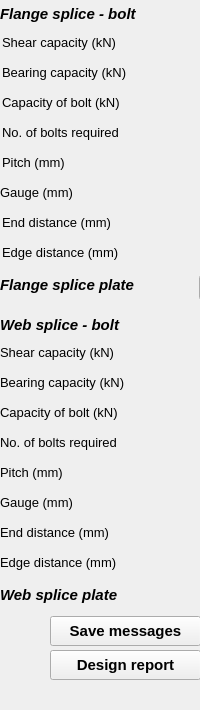
  <widget class="QDockWidget" name="outputDock">
   <property name="sizePolicy">
    <sizepolicy hsizetype="Preferred" vsizetype="Preferred">
     <horstretch>0</horstretch>
     <verstretch>0</verstretch>
    </sizepolicy>
   </property>
   <property name="minimumSize">
    <size>
     <width>125</width>
     <height>710</height>
    </size>
   </property>
   <property name="maximumSize">
    <size>
     <width>310</width>
     <height>710</height>
    </size>
   </property>
   <property name="font">
    <font>
     <family>Arial</family>
     <pointsize>11</pointsize>
     <weight>75</weight>
     <bold>true</bold>
    </font>
   </property>
   <property name="windowTitle">
    <string>Output dock</string>
   </property>
   <attribute name="dockWidgetArea">
    <number>2</number>
   </attribute>
   <widget class="QWidget" name="dockWidgetContents_2">
    <widget class="QLineEdit" name="txt_noBolts">
     <property name="geometry">
      <rect>
       <x>202</x>
       <y>120</y>
       <width>100</width>
       <height>25</height>
      </rect>
     </property>
     <property name="font">
      <font>
       <pointsize>10</pointsize>
       <weight>50</weight>
       <bold>false</bold>
      </font>
     </property>
     <property name="readOnly">
      <bool>true</bool>
     </property>
    </widget>
    <widget class="QLabel" name="t_7">
     <property name="geometry">
      <rect>
       <x>2</x>
       <y>120</y>
       <width>191</width>
       <height>25</height>
      </rect>
     </property>
     <property name="font">
      <font>
       <pointsize>10</pointsize>
       <weight>50</weight>
       <bold>false</bold>
      </font>
     </property>
     <property name="text">
      <string>No. of bolts required</string>
     </property>
    </widget>
    <widget class="QLineEdit" name="txt_pitch">
     <property name="geometry">
      <rect>
       <x>202</x>
       <y>150</y>
       <width>100</width>
       <height>25</height>
      </rect>
     </property>
     <property name="font">
      <font>
       <pointsize>10</pointsize>
       <weight>50</weight>
       <bold>false</bold>
      </font>
     </property>
     <property name="readOnly">
      <bool>true</bool>
     </property>
    </widget>
    <widget class="QLineEdit" name="txt_bearCapacity">
     <property name="geometry">
      <rect>
       <x>202</x>
       <y>60</y>
       <width>100</width>
       <height>25</height>
      </rect>
     </property>
     <property name="font">
      <font>
       <pointsize>10</pointsize>
       <weight>50</weight>
       <bold>false</bold>
      </font>
     </property>
     <property name="focusPolicy">
      <enum>Qt::StrongFocus</enum>
     </property>
     <property name="readOnly">
      <bool>true</bool>
     </property>
    </widget>
    <widget class="QLabel" name="label_153">
     <property name="geometry">
      <rect>
       <x>2</x>
       <y>210</y>
       <width>179</width>
       <height>25</height>
      </rect>
     </property>
     <property name="font">
      <font>
       <pointsize>10</pointsize>
       <weight>50</weight>
       <bold>false</bold>
      </font>
     </property>
     <property name="text">
      <string>End distance (mm)</string>
     </property>
    </widget>
    <widget class="QLabel" name="label_154">
     <property name="geometry">
      <rect>
       <x>2</x>
       <y>150</y>
       <width>130</width>
       <height>25</height>
      </rect>
     </property>
     <property name="font">
      <font>
       <pointsize>10</pointsize>
       <weight>50</weight>
       <bold>false</bold>
      </font>
     </property>
     <property name="text">
      <string>Pitch (mm)</string>
     </property>
    </widget>
    <widget class="QLineEdit" name="txt_edgeDist">
     <property name="geometry">
      <rect>
       <x>202</x>
       <y>240</y>
       <width>100</width>
       <height>25</height>
      </rect>
     </property>
     <property name="font">
      <font>
       <pointsize>10</pointsize>
       <weight>50</weight>
       <bold>false</bold>
      </font>
     </property>
     <property name="readOnly">
      <bool>true</bool>
     </property>
    </widget>
    <widget class="QLabel" name="label_155">
     <property name="geometry">
      <rect>
       <x>2</x>
       <y>240</y>
       <width>179</width>
       <height>25</height>
      </rect>
     </property>
     <property name="font">
      <font>
       <pointsize>10</pointsize>
       <weight>50</weight>
       <bold>false</bold>
      </font>
     </property>
     <property name="text">
      <string>Edge distance (mm)</string>
     </property>
    </widget>
    <widget class="QLineEdit" name="txt_endDist">
     <property name="geometry">
      <rect>
       <x>202</x>
       <y>210</y>
       <width>100</width>
       <height>25</height>
      </rect>
     </property>
     <property name="font">
      <font>
       <pointsize>10</pointsize>
       <weight>50</weight>
       <bold>false</bold>
      </font>
     </property>
     <property name="readOnly">
      <bool>true</bool>
     </property>
    </widget>
    <widget class="QLabel" name="label_157">
     <property name="geometry">
      <rect>
       <x>0</x>
       <y>-1</y>
       <width>169</width>
       <height>31</height>
      </rect>
     </property>
     <property name="font">
      <font>
       <pointsize>11</pointsize>
       <weight>50</weight>
       <italic>true</italic>
       <bold>false</bold>
       <underline>false</underline>
       <kerning>false</kerning>
      </font>
     </property>
     <property name="text">
      <string>&lt;html&gt;&lt;head/&gt;&lt;body&gt;&lt;p&gt;&lt;span style=&quot; font-weight:600;&quot;&gt;Flange splice - bolt&lt;/span&gt;&lt;/p&gt;&lt;/body&gt;&lt;/html&gt;</string>
     </property>
    </widget>
    <widget class="QLabel" name="label_158">
     <property name="geometry">
      <rect>
       <x>2</x>
       <y>60</y>
       <width>179</width>
       <height>25</height>
      </rect>
     </property>
     <property name="font">
      <font>
       <pointsize>10</pointsize>
       <weight>50</weight>
       <bold>false</bold>
      </font>
     </property>
     <property name="text">
      <string>&lt;html&gt;&lt;head/&gt;&lt;body&gt;&lt;p&gt;Bearing capacity (kN)&lt;/p&gt;&lt;/body&gt;&lt;/html&gt;</string>
     </property>
    </widget>
    <widget class="QLabel" name="label_161">
     <property name="geometry">
      <rect>
       <x>0</x>
       <y>270</y>
       <width>171</width>
       <height>31</height>
      </rect>
     </property>
     <property name="font">
      <font>
       <pointsize>11</pointsize>
      </font>
     </property>
     <property name="text">
      <string>&lt;html&gt;&lt;head/&gt;&lt;body&gt;&lt;p&gt;&lt;span style=&quot; font-style:italic;&quot;&gt;Flange splice plate&lt;/span&gt;&lt;/p&gt;&lt;/body&gt;&lt;/html&gt;</string>
     </property>
    </widget>
    <widget class="QLineEdit" name="txt_edgeDist_2">
     <property name="geometry">
      <rect>
       <x>200</x>
       <y>550</y>
       <width>100</width>
       <height>25</height>
      </rect>
     </property>
     <property name="font">
      <font>
       <pointsize>10</pointsize>
       <weight>50</weight>
       <bold>false</bold>
      </font>
     </property>
     <property name="readOnly">
      <bool>true</bool>
     </property>
    </widget>
    <widget class="QPushButton" name="btn_SaveMessages">
     <property name="geometry">
      <rect>
       <x>50</x>
       <y>616</y>
       <width>151</width>
       <height>30</height>
      </rect>
     </property>
     <property name="font">
      <font>
       <pointsize>11</pointsize>
      </font>
     </property>
     <property name="toolTip">
      <string>Save log messages</string>
     </property>
     <property name="text">
      <string>Save messages</string>
     </property>
     <property name="autoDefault">
      <bool>true</bool>
     </property>
    </widget>
    <widget class="QPushButton" name="btn_CreateDesign">
     <property name="geometry">
      <rect>
       <x>50</x>
       <y>650</y>
       <width>151</width>
       <height>30</height>
      </rect>
     </property>
     <property name="font">
      <font>
       <pointsize>11</pointsize>
      </font>
     </property>
     <property name="toolTip">
      <string>Create design report</string>
     </property>
     <property name="text">
      <string>Design report</string>
     </property>
     <property name="autoDefault">
      <bool>true</bool>
     </property>
    </widget>
    <widget class="QLineEdit" name="txt_gauge">
     <property name="geometry">
      <rect>
       <x>202</x>
       <y>180</y>
       <width>100</width>
       <height>25</height>
      </rect>
     </property>
     <property name="font">
      <font>
       <pointsize>10</pointsize>
       <weight>50</weight>
       <bold>false</bold>
      </font>
     </property>
     <property name="readOnly">
      <bool>true</bool>
     </property>
    </widget>
    <widget class="QLabel" name="label_165">
     <property name="geometry">
      <rect>
       <x>0</x>
       <y>180</y>
       <width>131</width>
       <height>25</height>
      </rect>
     </property>
     <property name="font">
      <font>
       <pointsize>10</pointsize>
       <weight>50</weight>
       <bold>false</bold>
      </font>
     </property>
     <property name="text">
      <string>Gauge (mm)</string>
     </property>
    </widget>
    <widget class="QLineEdit" name="txt_shearCapacity">
     <property name="geometry">
      <rect>
       <x>202</x>
       <y>30</y>
       <width>100</width>
       <height>25</height>
      </rect>
     </property>
     <property name="font">
      <font>
       <pointsize>10</pointsize>
       <weight>50</weight>
       <bold>false</bold>
      </font>
     </property>
     <property name="focusPolicy">
      <enum>Qt::StrongFocus</enum>
     </property>
     <property name="readOnly">
      <bool>true</bool>
     </property>
    </widget>
    <widget class="QLabel" name="label_167">
     <property name="geometry">
      <rect>
       <x>2</x>
       <y>30</y>
       <width>179</width>
       <height>25</height>
      </rect>
     </property>
     <property name="font">
      <font>
       <pointsize>10</pointsize>
       <weight>50</weight>
       <bold>false</bold>
      </font>
     </property>
     <property name="text">
      <string>&lt;html&gt;&lt;head/&gt;&lt;body&gt;&lt;p&gt;Shear capacity (kN)&lt;/p&gt;&lt;/body&gt;&lt;/html&gt;</string>
     </property>
    </widget>
    <widget class="QLineEdit" name="txt_noBolts_2">
     <property name="geometry">
      <rect>
       <x>200</x>
       <y>430</y>
       <width>100</width>
       <height>25</height>
      </rect>
     </property>
     <property name="font">
      <font>
       <pointsize>10</pointsize>
       <weight>50</weight>
       <bold>false</bold>
      </font>
     </property>
     <property name="readOnly">
      <bool>true</bool>
     </property>
    </widget>
    <widget class="QLineEdit" name="txt_shearCapacity_2">
     <property name="geometry">
      <rect>
       <x>200</x>
       <y>340</y>
       <width>100</width>
       <height>25</height>
      </rect>
     </property>
     <property name="font">
      <font>
       <pointsize>10</pointsize>
       <weight>50</weight>
       <bold>false</bold>
      </font>
     </property>
     <property name="focusPolicy">
      <enum>Qt::StrongFocus</enum>
     </property>
     <property name="readOnly">
      <bool>true</bool>
     </property>
    </widget>
    <widget class="QLabel" name="label_159">
     <property name="geometry">
      <rect>
       <x>0</x>
       <y>310</y>
       <width>171</width>
       <height>31</height>
      </rect>
     </property>
     <property name="font">
      <font>
       <pointsize>11</pointsize>
       <weight>50</weight>
       <italic>true</italic>
       <bold>false</bold>
       <underline>false</underline>
       <kerning>false</kerning>
      </font>
     </property>
     <property name="text">
      <string>&lt;html&gt;&lt;head/&gt;&lt;body&gt;&lt;p&gt;&lt;span style=&quot; font-weight:600;&quot;&gt;Web splice - bolt&lt;/span&gt;&lt;/p&gt;&lt;/body&gt;&lt;/html&gt;</string>
     </property>
    </widget>
    <widget class="QLabel" name="t_8">
     <property name="geometry">
      <rect>
       <x>0</x>
       <y>430</y>
       <width>191</width>
       <height>25</height>
      </rect>
     </property>
     <property name="font">
      <font>
       <pointsize>10</pointsize>
       <weight>50</weight>
       <bold>false</bold>
      </font>
     </property>
     <property name="text">
      <string>No. of bolts required</string>
     </property>
    </widget>
    <widget class="QLabel" name="label_156">
     <property name="geometry">
      <rect>
       <x>0</x>
       <y>520</y>
       <width>179</width>
       <height>25</height>
      </rect>
     </property>
     <property name="font">
      <font>
       <pointsize>10</pointsize>
       <weight>50</weight>
       <bold>false</bold>
      </font>
     </property>
     <property name="text">
      <string>End distance (mm)</string>
     </property>
    </widget>
    <widget class="QLabel" name="label_160">
     <property name="geometry">
      <rect>
       <x>0</x>
       <y>460</y>
       <width>130</width>
       <height>25</height>
      </rect>
     </property>
     <property name="font">
      <font>
       <pointsize>10</pointsize>
       <weight>50</weight>
       <bold>false</bold>
      </font>
     </property>
     <property name="text">
      <string>Pitch (mm)</string>
     </property>
    </widget>
    <widget class="QLineEdit" name="txt_pitch_2">
     <property name="geometry">
      <rect>
       <x>200</x>
       <y>460</y>
       <width>100</width>
       <height>25</height>
      </rect>
     </property>
     <property name="font">
      <font>
       <pointsize>10</pointsize>
       <weight>50</weight>
       <bold>false</bold>
      </font>
     </property>
     <property name="readOnly">
      <bool>true</bool>
     </property>
    </widget>
    <widget class="QLabel" name="label_168">
     <property name="geometry">
      <rect>
       <x>0</x>
       <y>490</y>
       <width>131</width>
       <height>25</height>
      </rect>
     </property>
     <property name="font">
      <font>
       <pointsize>10</pointsize>
       <weight>50</weight>
       <bold>false</bold>
      </font>
     </property>
     <property name="text">
      <string>Gauge (mm)</string>
     </property>
    </widget>
    <widget class="QLineEdit" name="txt_gauge_2">
     <property name="geometry">
      <rect>
       <x>200</x>
       <y>490</y>
       <width>100</width>
       <height>25</height>
      </rect>
     </property>
     <property name="font">
      <font>
       <pointsize>10</pointsize>
       <weight>50</weight>
       <bold>false</bold>
      </font>
     </property>
     <property name="readOnly">
      <bool>true</bool>
     </property>
    </widget>
    <widget class="QLineEdit" name="txt_bearCapacity_2">
     <property name="geometry">
      <rect>
       <x>200</x>
       <y>370</y>
       <width>100</width>
       <height>25</height>
      </rect>
     </property>
     <property name="font">
      <font>
       <pointsize>10</pointsize>
       <weight>50</weight>
       <bold>false</bold>
      </font>
     </property>
     <property name="focusPolicy">
      <enum>Qt::StrongFocus</enum>
     </property>
     <property name="readOnly">
      <bool>true</bool>
     </property>
    </widget>
    <widget class="QLineEdit" name="txt_endDist_2">
     <property name="geometry">
      <rect>
       <x>200</x>
       <y>520</y>
       <width>100</width>
       <height>25</height>
      </rect>
     </property>
     <property name="font">
      <font>
       <pointsize>10</pointsize>
       <weight>50</weight>
       <bold>false</bold>
      </font>
     </property>
     <property name="readOnly">
      <bool>true</bool>
     </property>
    </widget>
    <widget class="QLabel" name="label_169">
     <property name="geometry">
      <rect>
       <x>0</x>
       <y>340</y>
       <width>179</width>
       <height>25</height>
      </rect>
     </property>
     <property name="font">
      <font>
       <pointsize>10</pointsize>
       <weight>50</weight>
       <bold>false</bold>
      </font>
     </property>
     <property name="text">
      <string>&lt;html&gt;&lt;head/&gt;&lt;body&gt;&lt;p&gt;Shear capacity (kN)&lt;/p&gt;&lt;/body&gt;&lt;/html&gt;</string>
     </property>
    </widget>
    <widget class="QLabel" name="label_170">
     <property name="geometry">
      <rect>
       <x>0</x>
       <y>370</y>
       <width>179</width>
       <height>25</height>
      </rect>
     </property>
     <property name="font">
      <font>
       <pointsize>10</pointsize>
       <weight>50</weight>
       <bold>false</bold>
      </font>
     </property>
     <property name="text">
      <string>&lt;html&gt;&lt;head/&gt;&lt;body&gt;&lt;p&gt;Bearing capacity (kN)&lt;/p&gt;&lt;/body&gt;&lt;/html&gt;</string>
     </property>
    </widget>
    <widget class="QLabel" name="label_171">
     <property name="geometry">
      <rect>
       <x>0</x>
       <y>550</y>
       <width>179</width>
       <height>25</height>
      </rect>
     </property>
     <property name="font">
      <font>
       <pointsize>10</pointsize>
       <weight>50</weight>
       <bold>false</bold>
      </font>
     </property>
     <property name="text">
      <string>Edge distance (mm)</string>
     </property>
    </widget>
    <widget class="QLabel" name="label_164">
     <property name="geometry">
      <rect>
       <x>0</x>
       <y>580</y>
       <width>151</width>
       <height>31</height>
      </rect>
     </property>
     <property name="font">
      <font>
       <pointsize>11</pointsize>
      </font>
     </property>
     <property name="text">
      <string>&lt;html&gt;&lt;head/&gt;&lt;body&gt;&lt;p&gt;&lt;span style=&quot; font-style:italic;&quot;&gt;Web splice plate&lt;/span&gt;&lt;/p&gt;&lt;/body&gt;&lt;/html&gt;</string>
     </property>
    </widget>
    <widget class="QLineEdit" name="txt_capacityOfbolt">
     <property name="geometry">
      <rect>
       <x>202</x>
       <y>90</y>
       <width>100</width>
       <height>25</height>
      </rect>
     </property>
     <property name="font">
      <font>
       <pointsize>10</pointsize>
       <weight>50</weight>
       <bold>false</bold>
      </font>
     </property>
     <property name="focusPolicy">
      <enum>Qt::StrongFocus</enum>
     </property>
     <property name="readOnly">
      <bool>true</bool>
     </property>
    </widget>
    <widget class="QLabel" name="label_162">
     <property name="geometry">
      <rect>
       <x>2</x>
       <y>90</y>
       <width>179</width>
       <height>25</height>
      </rect>
     </property>
     <property name="font">
      <font>
       <pointsize>10</pointsize>
       <weight>50</weight>
       <bold>false</bold>
      </font>
     </property>
     <property name="text">
      <string>&lt;html&gt;&lt;head/&gt;&lt;body&gt;&lt;p&gt;Capacity of bolt (kN)&lt;/p&gt;&lt;/body&gt;&lt;/html&gt;</string>
     </property>
    </widget>
    <widget class="QLabel" name="label_163">
     <property name="geometry">
      <rect>
       <x>0</x>
       <y>400</y>
       <width>179</width>
       <height>25</height>
      </rect>
     </property>
     <property name="font">
      <font>
       <pointsize>10</pointsize>
       <weight>50</weight>
       <bold>false</bold>
      </font>
     </property>
     <property name="text">
      <string>&lt;html&gt;&lt;head/&gt;&lt;body&gt;&lt;p&gt;Capacity of bolt (kN)&lt;/p&gt;&lt;/body&gt;&lt;/html&gt;</string>
     </property>
    </widget>
    <widget class="QLineEdit" name="txt_capacityOfbolt_2">
     <property name="geometry">
      <rect>
       <x>200</x>
       <y>400</y>
       <width>100</width>
       <height>25</height>
      </rect>
     </property>
     <property name="font">
      <font>
       <pointsize>10</pointsize>
       <weight>50</weight>
       <bold>false</bold>
      </font>
     </property>
     <property name="focusPolicy">
      <enum>Qt::StrongFocus</enum>
     </property>
     <property name="readOnly">
      <bool>true</bool>
     </property>
    </widget>
    <widget class="QPushButton" name="btn_flangePlate">
     <property name="geometry">
      <rect>
       <x>199</x>
       <y>275</y>
       <width>101</width>
       <height>25</height>
      </rect>
     </property>
     <property name="font">
      <font>
       <pointsize>10</pointsize>
       <weight>50</weight>
       <bold>false</bold>
      </font>
     </property>
     <property name="text">
      <string>Plate details</string>
     </property>
    </widget>
    <widget class="QPushButton" name="btn_webPlate">
     <property name="geometry">
      <rect>
       <x>200</x>
       <y>585</y>
       <width>101</width>
       <height>25</height>
      </rect>
     </property>
     <property name="font">
      <font>
       <pointsize>10</pointsize>
       <weight>50</weight>
       <bold>false</bold>
      </font>
     </property>
     <property name="text">
      <string>Plate details</string>
     </property>
    </widget>
   </widget>
  </widget>
